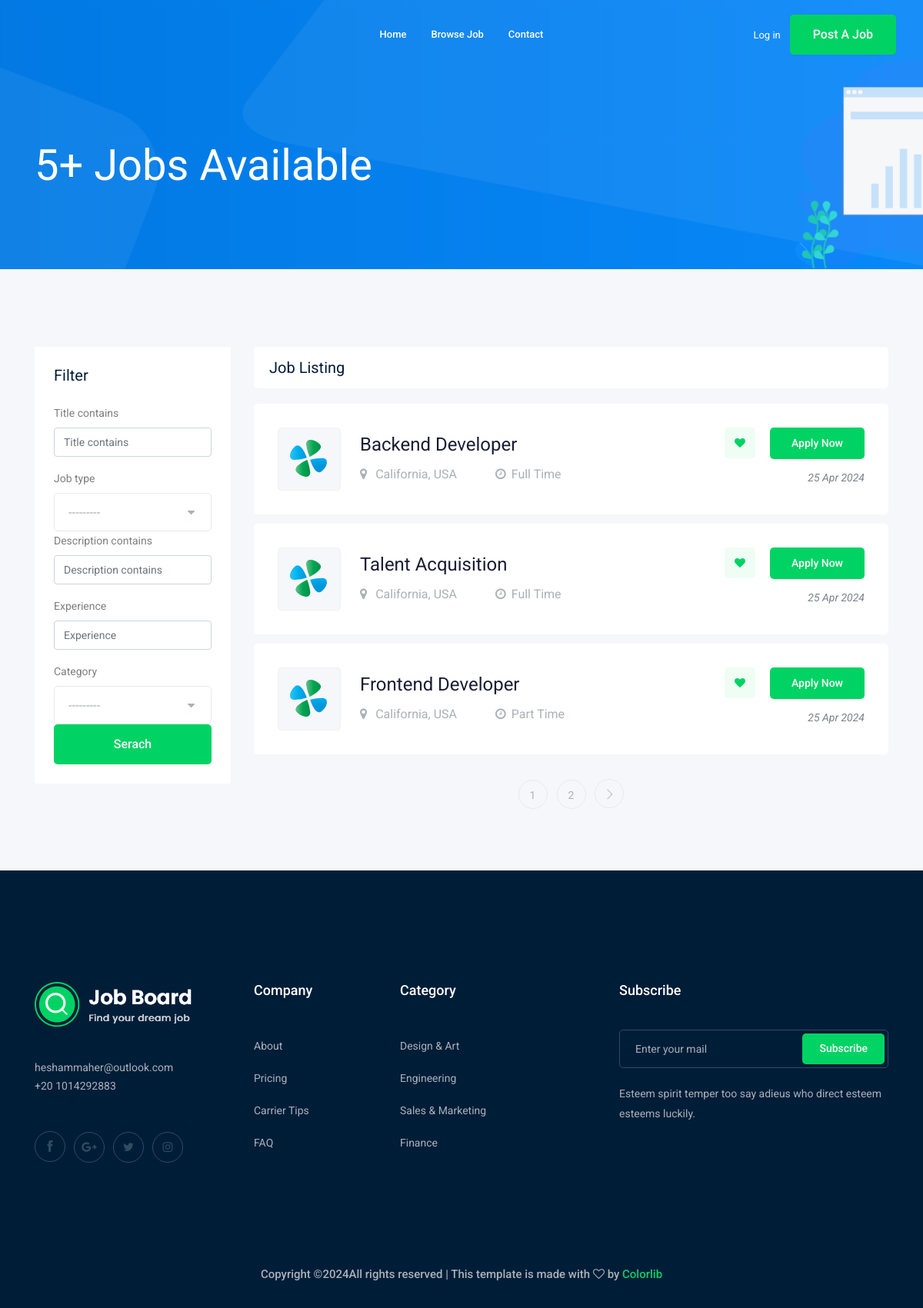
The app's page /jobs/, older data.
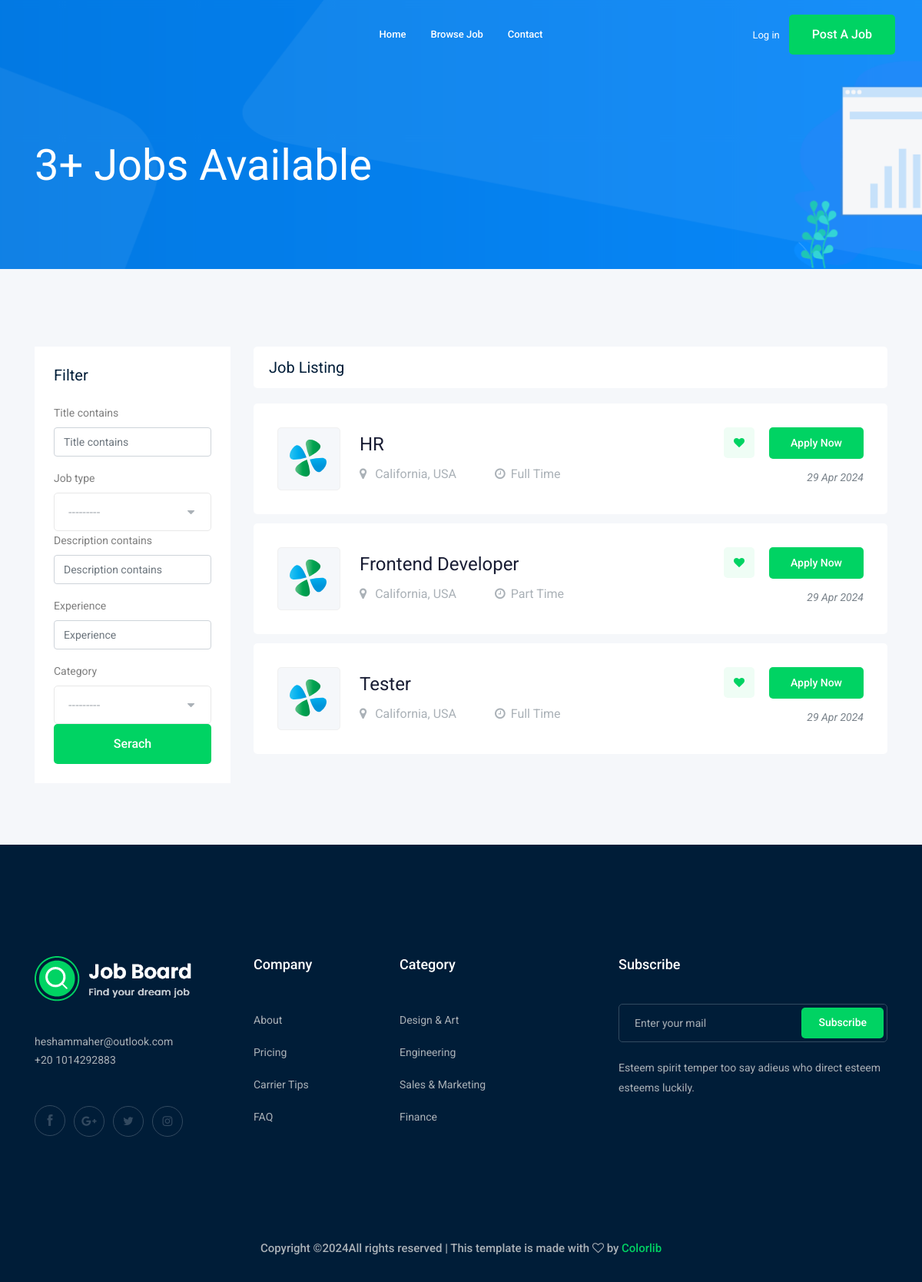
The same page, newer data.
### job/models.py (models this page shows, shortened)
class Job(models.Model):
    owner = models.ForeignKey(
        User, related_name="posted_jobs", on_delete=models.CASCADE
    )
    title = models.CharField(max_length=100)
    job_type = models.CharField(max_length=15, choices=JOB_TYPE)
    description = models.TextField(max_length=1000)
    published_at = models.DateTimeField(auto_now=True)
    Vacancy = models.IntegerField(default=1)
    Salary = models.IntegerField(default=0)
    experience = models.IntegerField(default=1)
    category = models.ForeignKey("Category", on_delete=models.CASCADE)
    image = models.ImageField(upload_to=image_upload, blank=True, null=True)
    slug = models.SlugField(blank=True, null=True)

### job/views.py (the view)
# urls.py: path("", views.job_list, name="job_list"),
def job_list(request):
    jobs = Job.objects.all()
    filter = JobFilter(request.GET, queryset=jobs)
    jobs = filter.qs
    paginator = Paginator(jobs, 3)
    page_number = request.GET.get("page")
    page_obj = paginator.get_page(page_number)
    context = {"jobs": page_obj, "count": jobs.count, "filter": filter}
    return render(request, "job/job_list.html", context)

### job/models.py (called while the page is built)
    def __str__(self):
        return self.name

### job/templates/job/job_list.html (shortened to what this page needs)
{% extends 'base.html' %}
{% load bootstrap5 %}
{% load static %}
{% block body %}
  <div class="bradcam_area bradcam_bg_1">
    <div class="container">
      <div class="row">
        <div class="col-xl-12">
          <div class="bradcam_text">
            <h3>{{ count }}+ Jobs Available</h3>
          </div>
        </div>
      </div>
    </div>
  </div>
  <div class="job_listing_area plus_padding">
    <div class="container">
      <div class="row">
        <div class="col-lg-3">
          <div class="job_filter white-bg">
            <div class="form_inner white-bg">
              <h3>Filter</h3>
              <form method="GET">
                {% bootstrap_form filter.form %}
                <input type="submit" value="Serach" class="boxed-btn3 w-100" />
              </form>
            </div>
          </div>
        </div>
        <div class="col-lg-9">
          <div class="recent_joblist_wrap">
            <div class="recent_joblist white-bg">
              <div class="row align-items-center">
                <div class="col-md-6">
                  <h4>Job Listing</h4>
                </div>
                <div class="col-md-6">
                </div>
              </div>
            </div>
          </div>
          <div class="job_lists m-0">
            {% for job in jobs %}
              <div class="row">
                <div class="col-lg-12 col-md-12">
                  <div class="single_jobs white-bg d-flex justify-content-between">
                    <div class="jobs_left d-flex align-items-center">
                      <div class="thumb">
                        <img src="{% static 'img/svg_icon/1.svg' %}" alt="" />
                      </div>
                      <div class="jobs_conetent">
                        <a href="{% url 'jobs:job_detail' job.slug %}"><h4>{{ job.title }}</h4></a>
                        <div class="links_locat d-flex align-items-center">
                          <div class="location">
                            <p>
                              <i class="fa fa-map-marker"></i> California, USA
                            </p>
                          </div>
                          <div class="location">
                            <p>
                              <i class="fa fa-clock-o"></i>{{ job.job_type }}
                            </p>
                          </div>
                        </div>
                      </div>
                    </div>
                    <div class="jobs_right">
                      <div class="apply_now">
                        <a class="heart_mark" href="#"><i class="fa fa-heart"></i></a>
                        <a href="{% url 'jobs:job_detail' job.slug %}" class="boxed-btn3">Apply Now</a>
                      </div>
                      <div class="date">
                        <p>{{ job.published_at|date:'d M o' }}</p>
                      </div>
                    </div>
                  </div>
                </div>
              </div>
            {% endfor %} {% if jobs.has_other_pages %}
              <div class="row">
                <div class="col-lg-12">
                  <div class="pagination_wrap">
                    <ul>
                       {% for i in jobs.paginator.page_range %}
                        <li>
                          <a href="?page={{ i }}"><span>{{ i }}</span></a>
                        </li>
                      {% endfor %} {% if jobs.has_next %}
                        <li>
                          <a href="?page={{ jobs.next_page_number }}"><i class="ti-angle-right"></i></a>
                        </li>
                      {% endif %}
                    </ul>
                  </div>
                </div>
              </div>
            {% endif %}
          </div>
        </div>
      </div>
    </div>
  </div>
{% endblock %}

### templates/base.html (shortened to what this page needs)
<!DOCTYPE html>
<html class="no-js" lang="zxx">
  <head>
    {% load static %}
    <link rel="stylesheet" href="{% static 'css/bootstrap.min.css' %}" />
    <link rel="stylesheet" href="{% static 'css/owl.carousel.min.css' %}" />
    <link rel="stylesheet" href="{% static 'css/magnific-popup.css' %}" />
    <link rel="stylesheet" href="{% static 'css/font-awesome.min.css' %}" />
    <link rel="stylesheet" href="{% static 'css/themify-icons.css' %}" />
    <link rel="stylesheet" href="{% static 'css/nice-select.css' %}" />
    <link rel="stylesheet" href="{% static 'css/flaticon.css' %}" />
    <link rel="stylesheet" href="{% static 'css/jquery-ui.css' %}" />
    <link rel="stylesheet" href="{% static 'css/gijgo.css' %}" />
    <link rel="stylesheet" href="{% static 'css/animate.min.css' %}" />
    <link rel="stylesheet" href="{% static 'css/slicknav.css' %}" />
    <link rel="stylesheet" href="{% static 'css/style.css' %}" />
  </head>
  <body>
    <header>
      <div class="header-area">
        <div id="sticky-header" class="main-header-area">
          <div class="container-fluid">
            <div class="header_bottom_border">
              <div class="row align-items-center">
                <div class="col-xl-3 col-lg-2">
                  <div class="logo">
                  </div>
                </div>
                <div class="col-xl-6 col-lg-7">
                  <div class="main-menu d-none d-lg-block">
                    <nav>
                      <ul id="navigation">
                        <li>
                          <a href="/">home</a>
                        </li>
                        <li>
                          <a href="{% url 'jobs:job_list' %}">Browse Job</a>
                        </li>
                        <li>
                          <a href="{% url 'contact:contact' %}">Contact</a>
                        </li>
                      </ul>
                    </nav>
                  </div>
                </div>
                <div class="col-xl-3 col-lg-3 d-none d-lg-block">
                  <div class="Appointment">
                    {% if request.user.is_authenticated %}
                      <div class="phone_num d-none d-xl-block">
                        <a href="{% url 'accounts:profile' %}">Profile</a>
                      </div>
                    {% else %}
                      <div class="phone_num d-none d-xl-block">
                        <a href="{% url 'login' %}">Log in</a>
                      </div>
                    {% endif %}
                    <div class="d-none d-lg-block">
                      <a class="boxed-btn3" href="{% url 'jobs:job_add' %}">Post a Job</a>
                    </div>
                  </div>
                </div>
                <div class="col-12">
                </div>
              </div>
            </div>
          </div>
        </div>
      </div>
    </header>
    {% block body %}
    {% endblock %}
    <footer class="footer">
      <div class="footer_top">
        <div class="container">
          <div class="row">
            <div class="col-xl-3 col-md-6 col-lg-3">
              <div class="footer_widget wow fadeInUp" data-wow-duration="1s" data-wow-delay=".3s">
                <div class="footer_logo">
                  <a href="#"><img src="{% static 'img/logo.png' %}" alt="" /></a>
                </div>
                <p>
                  heshammaher@outlook.com <br />
                  +20 1014292883 <br />
                </p>
                <div class="socail_links">
                  <ul>
                    <li>
                      <a href="#"><i class="ti-facebook"></i></a>
                    </li>
                    <li>
                      <a href="#"><i class="fa fa-google-plus"></i></a>
                    </li>
                    <li>
                      <a href="#"><i class="fa fa-twitter"></i></a>
                    </li>
                    <li>
                      <a href="#"><i class="fa fa-instagram"></i></a>
                    </li>
                  </ul>
                </div>
              </div>
            </div>
            <div class="col-xl-2 col-md-6 col-lg-2">
              <div class="footer_widget wow fadeInUp" data-wow-duration="1.1s" data-wow-delay=".4s">
                <h3 class="footer_title">Company</h3>
                <ul>
                  <li>
                    <a href="#">About</a>
                  </li>
                  <li>
                    <a href="#">Pricing</a>
                  </li>
                  <li>
                    <a href="#">Carrier Tips</a>
                  </li>
                  <li>
                    <a href="#">FAQ</a>
                  </li>
                </ul>
              </div>
            </div>
            <div class="col-xl-3 col-md-6 col-lg-3">
              <div class="footer_widget wow fadeInUp" data-wow-duration="1.2s" data-wow-delay=".5s">
                <h3 class="footer_title">Category</h3>
                <ul>
                  <li>
                    <a href="#">Design & Art</a>
                  </li>
                  <li>
                    <a href="#">Engineering</a>
                  </li>
                  <li>
                    <a href="#">Sales & Marketing</a>
                  </li>
                  <li>
                    <a href="#">Finance</a>
                  </li>
                </ul>
              </div>
            </div>
            <div class="col-xl-4 col-md-6 col-lg-4">
              <div class="footer_widget wow fadeInUp" data-wow-duration="1.3s" data-wow-delay=".6s">
                <h3 class="footer_title">Subscribe</h3>
                <form action="#" class="newsletter_form">
                  <input type="text" placeholder="Enter your mail" />
                  <button type="submit">Subscribe</button>
                </form>
                <p class="newsletter_text">Esteem spirit temper too say adieus who direct esteem esteems luckily.</p>
              </div>
            </div>
          </div>
        </div>
      </div>
      <div class="copy-right_text wow fadeInUp" data-wow-duration="1.4s" data-wow-delay=".3s">
        <div class="container">
          <div class="row">
            <div class="col-xl-12">
              <p class="copy_right text-center">
                Copyright &copy;All rights reserved | This template is made with
                <i class="fa fa-heart-o" aria-hidden="true"></i> by
                <a href="https://colorlib.com" target="_blank">Colorlib</a>
              </p>
            </div>
          </div>
        </div>
      </div>
    </footer>
  </body>
</html>

Row changes from the older to the newer data that the page shows:
removed Job: title "Backend Developer", job_type "Full Time", published_at "25 Apr 2024"
changed Job (number 1 of 3 on the later page): title "Talent Acquisition" → "HR"; published_at "25 Apr 2024" → "29 Apr 2024"
changed Job "Frontend Developer": published_at "25 Apr 2024" → "29 Apr 2024"
now on this page (row edited): Job: title "Tester", job_type "Full Time", published_at "29 Apr 2024"
Text that changed along with them:
{{ count }}: "5" → "3"
list line gone: "1"
list line gone: "2"
